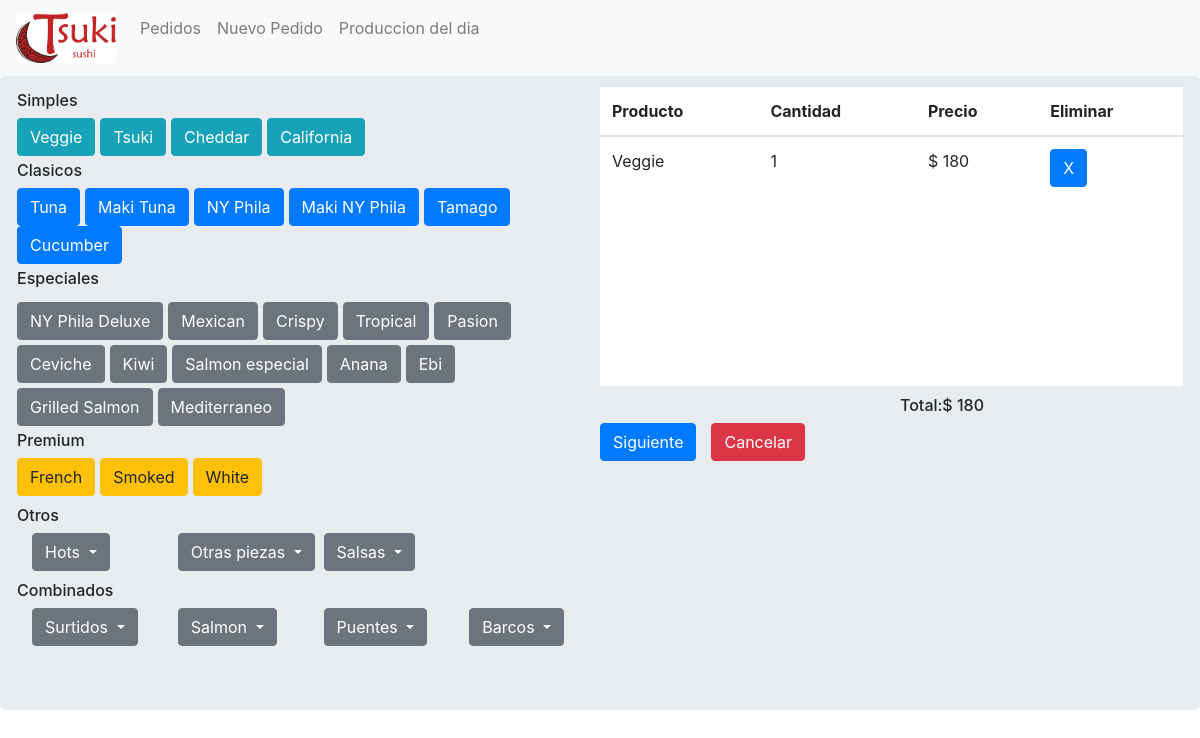
Screenshot of /tsuki_app/nuevopedido/r_veggie/ with the database file from the repository.
### tsuki_app/models.py (models this page shows, shortened)
class Listaprecios(models.Model):
    id                     = models.SlugField(primary_key = True, max_length =256)
    nombre_producto        = models.CharField(max_length=256,null=True)
    precio_producto        = models.IntegerField(null=True)
    categoria_producto     = models.CharField(max_length=20,null=True)

### tsuki_app/views.py (the view)
# urls.py: path('nuevopedido/<slug:producto>/',views.incorporandoitems,name='incorporando'),
def incorporandoitems(request,producto):
    productos= Listaprecios.objects.all()
    if producto in carrito:
        carrito[producto]= carrito[producto] +  1
    else:
        carrito[producto]=1
    return render(request,'tsuki_app/nuevo_pedido.html',{'lista':productos,'carro':carrito})

### tsuki_app/templatetags/my_extras.py (called while the page is built)
@register.filter(name='tomar_valor')
def tomar_valor(value,key):
     return value.get(key)

### templates/tsuki_app/nuevo_pedido.html (shortened to what this page needs)
{% extends "tsuki_app/base.html" %}
{% load my_extras %}
{% block body_block %}
    <div class="jumbotron">
      <div class="row">
        <div class="col-6">
              <div class="row">
                  <h6 class='textosrolls'>Simples</h6>
                </div>
                <div class="row">
                  {% for prod in lista %}
                  {% if prod.categoria_producto == "Simples"%}
                          <a class="btn btn-info" href="{% url 'tsuki_app:incorporando' producto=prod.id %}" style="margin-right:5px;">{{prod.nombre_producto}}</a>
                  {% endif %}
                  {% endfor %}
                </div>
              <div class="row">
                  <h6 class='textosrolls'>Clasicos</h6>
                </div>
                <div class="row">
                {% for prod in lista %}
                {% if prod.categoria_producto == "Clasicos"%}
                        <a class="btn btn-primary" href="{% url 'tsuki_app:incorporando' producto=prod.id %}" style="margin-right:5px;">{{prod.nombre_producto}}</a>
                {% endif %}
                {% endfor %}
                </div>
              <div class="row">
                  <h6 class='textosrolls'>Especiales</h6>
                </div>
                <div class="row">
                  {% for prod in lista %}
                  {% if prod.categoria_producto == "Especiales"%}
                          <a class="btn btn-secondary" href="{% url 'tsuki_app:incorporando' producto=prod.id %}" style="margin-right:5px;margin-top:5px;">{{prod.nombre_producto}}</a>
                  {% endif %}
                  {% endfor %}
                </div>
              <div class="row">
                    <h6 class='textosrolls'>Premium</h6>
                    </div>
                      <div class="row">
                        {% for prod in lista %}
                        {% if prod.categoria_producto == "Premium"%}
                                <a class="btn btn-warning" href="{% url 'tsuki_app:incorporando' producto=prod.id %}" style="margin-right:5px;">{{prod.nombre_producto}}</a>
                        {% endif %}
                        {% endfor %}
                      </div>
              <div class="row">
                          <h6 id='combinados'>Otros</h6>
                          </div>
                          <div class="row">
                          <div class="col-3">
                                      <button class="btn btn-secondary dropdown-toggle" type="button" id="dropdownMenu2" data-toggle="dropdown" aria-haspopup="true" aria-expanded="false">
                                        Hots
                                      </button><br>
                                    </div>
                          <div class="col-3">
                                                  <button class="btn btn-secondary dropdown-toggle" type="button" id="dropdownMenu2" data-toggle="dropdown" aria-haspopup="true" aria-expanded="false">
                                                    Otras piezas
                                                  </button><br>
                                    </div>
                          <div class="col-3">
                                                            <button class="btn btn-secondary dropdown-toggle" type="button" id="dropdownMenu2" data-toggle="dropdown" aria-haspopup="true" aria-expanded="false">
                                                            Salsas
                                                            </button><br>
                                              </div>
                         </div>
              <div class="row">
                <h6 id='combinados'>Combinados</h6>
                </div>
                <div class="row">
                <div class="col-3">
                  <button class="btn btn-secondary dropdown-toggle" type="button" id="dropdownMenu2" data-toggle="dropdown" aria-haspopup="true" aria-expanded="false">
                    Surtidos
                  </button><br>
                </div>
                <div class="col-3">
                              <button class="btn btn-secondary dropdown-toggle" type="button" id="dropdownMenu2" data-toggle="dropdown" aria-haspopup="true" aria-expanded="false">
                                Salmon
                              </button><br>
                </div>
                <div class="col-3">
                  <button class="btn btn-secondary dropdown-toggle" type="button" id="dropdownMenu2" data-toggle="dropdown" aria-haspopup="true" aria-expanded="false">
                    Puentes
                  </button><br>
                </div>
                <div class="col-3">
                  <button class="btn btn-secondary dropdown-toggle" type="button" id="dropdownMenu2" data-toggle="dropdown" aria-haspopup="true" aria-expanded="false">
                    Barcos
                  </button><br>
                </div>
               </div>
        </div>
        <div class="col-6">
          <div id="carro" class="row">
           <table id="tabla-carro" class="table">
          <thead>
            <tr>
              <th scope="col">Producto</th>
              <th scope="col">Cantidad</th>
              <th scope="col">Precio</th>
              <th scope="col">Eliminar</th>
            </tr>
          </thead>
          <tbody>
            {% for producto in carro %}
            <tr>
              <td><p id ="{{producto}}" class = "N" ></p></td>
              <td>{{carro|tomar_valor:producto}}</td>
              <td><p id ="{{producto}}" class= "T" ></p> </td>
              <td><a class="btn btn-primary" href= "{% url 'tsuki_app:eliminarproducto' productoaeliminar=producto %}" >X</a></td>
            </tr>
            {% endfor %}
          </tbody>
        </table>
               </div>
                <div class="row">
            <h6 id="totalcarrito">Total:</h6>
            <h6 id="total"></h6>
          </div>
                <div class="row">
              <a id= "Siguiente"  class = 'btn btn-primary' href= "{% url 'tsuki_app:confirmarpedido' %}"> Siguiente </a>
              <a class = 'btn btn-danger' href="{% url 'tsuki_app:pedidos' %}"> Cancelar </a>
          </div>
                 </div>
      </div>
{% endblock %}

### tsuki_app/static/css/FuentesyEstilos.css (style rules this page uses)
.textosrolls { padding-top:5px; }
.jumbotron { padding-top: 10px; }
#carro { background-color: white; max-height: 300px; height: 300px; overflow-y: auto; }
#total { padding-top: 10px; }
#totalcarrito { padding-left:300px ; padding-top: 10px; }
#Siguiente { margin-right: 15px; }
#combinados { padding-top: 10px; }

### rows the page displays
Listaprecios: nombre_producto "Veggie"
Listaprecios: nombre_producto "Tsuki"
Listaprecios: nombre_producto "Cheddar"
Listaprecios: nombre_producto "California"
Listaprecios: nombre_producto "Tuna"
Listaprecios: nombre_producto "Maki Tuna"
Listaprecios: nombre_producto "NY Phila"
Listaprecios: nombre_producto "Maki NY Phila"
Listaprecios: nombre_producto "Tamago"
Listaprecios: nombre_producto "Cucumber"
Listaprecios: nombre_producto "NY Phila Deluxe"
Listaprecios: nombre_producto "Mexican"
Listaprecios: nombre_producto "Crispy"
Listaprecios: nombre_producto "Tropical"
Listaprecios: nombre_producto "Pasion"
Listaprecios: nombre_producto "Ceviche"
Listaprecios: nombre_producto "Kiwi"
Listaprecios: nombre_producto "Salmon especial"
Listaprecios: nombre_producto "Anana"
Listaprecios: nombre_producto "Ebi"
Listaprecios: nombre_producto "Grilled Salmon"
Listaprecios: nombre_producto "Mediterraneo"
Listaprecios: nombre_producto "French"
Listaprecios: nombre_producto "Smoked"
Listaprecios: nombre_producto "White"

### other values shown
{{ carro|tomar_valor:producto }} "1"
